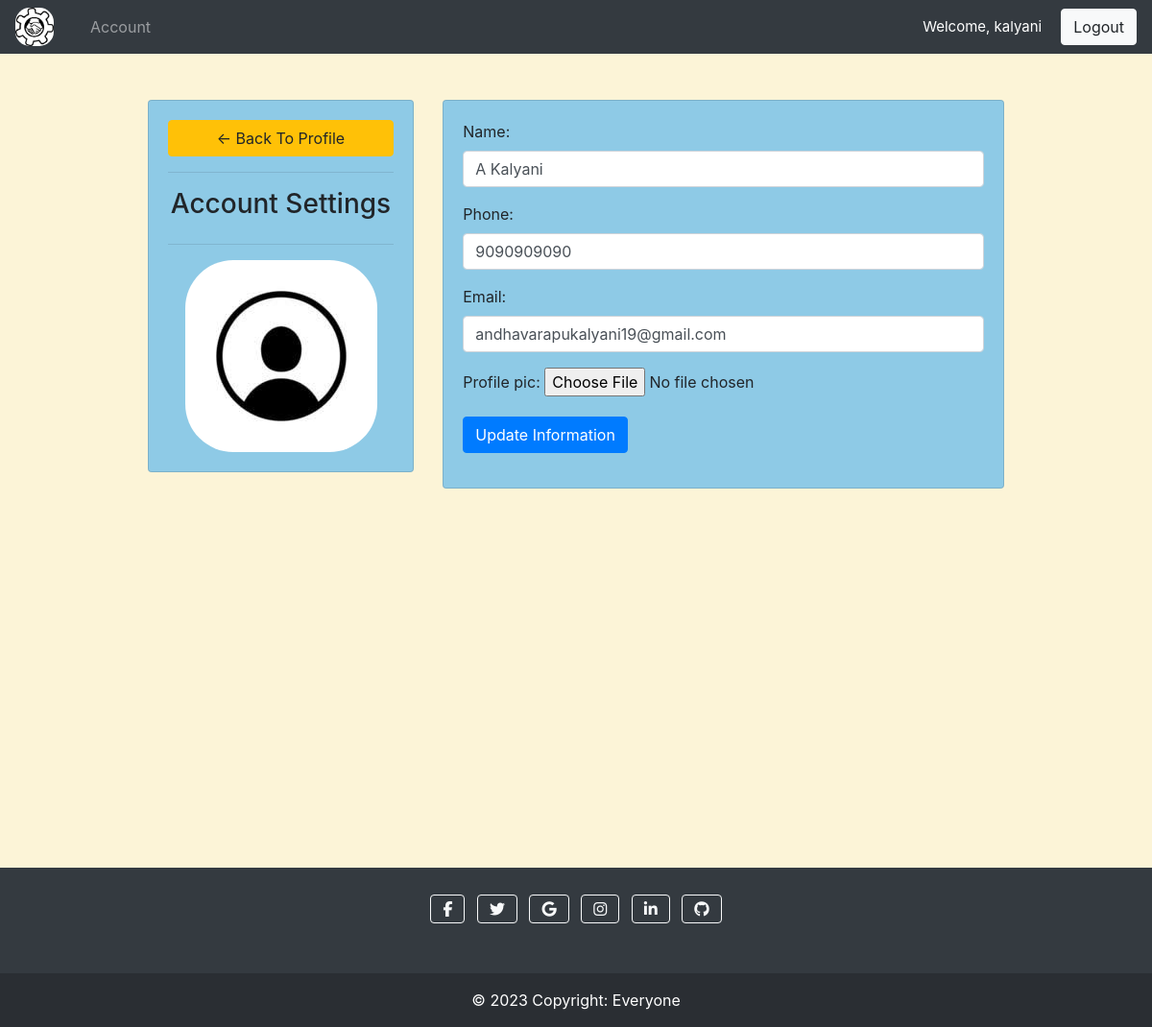
Screenshot of /account/ (signed in) with the database file from the repository.
### accounts/models.py (models this page shows, shortened)
class Customer(models.Model):
    user= models.OneToOneField(User, null= True,blank= True,on_delete=models.CASCADE)
    name= models.CharField(max_length=200, null= True)
    phone= models.CharField(max_length=200, null= True)
    email= models.CharField(max_length=200, null= True)
    profile_pic= models.ImageField(null=True, blank=True)
    date_created= models.DateTimeField(auto_now_add=True, null= True)

### accounts/decorators.py (the view)
        def wrapper_func(request, *args, **kwargs):
            group= None
            if(request.user.groups.exists()):
                group= request.user.groups.all()[0].name
            if group in allowed_roles:
                return view_func(request, *args, **kwargs)
            else:
                return HttpResponse("You are visiting a Restriced Page")

### accounts/forms.py
class CustomerForm(ModelForm):
    class Meta:
        model = Customer
        fields= '__all__'
        exclude= ['user']
        widgets={
            'name': forms.TextInput(attrs={'class': 'form-control'}),
            'phone': forms.TextInput(attrs={'class': 'form-control'}),
            'email': forms.EmailInput(attrs={'class': 'form-control'}),
        }

### accounts/views.py (called while the page is built)
@login_required(login_url='login')
@allowed_user(allowed_roles=['customer'])
def accountSettings(request):
    customer= request.user.customer
    form= CustomerForm(instance=customer)
    if(request.method=="POST"):
        form= CustomerForm(request.POST, request.FILES, instance=customer)
        if(form.is_valid):
            form.save()
            return redirect('account')
    context={'form':form}
    return render(request, 'accounts/account_settings.html', context)

### accounts/templates/accounts/account_settings.html (shortened to what this page needs)
{% extends 'accounts/main.html' %}
{% load static %}
{% block content %}
    <br>
    <div class="row d-flex justify-content-center" >
        <div class="col-md-3" style="">
            <div class="card card-body" style="background-color:#8ecae6; min-wdith:270px;">
                <a href="{% url 'home' %}" class="btn btn-warning">&#8592; Back To Profile</a>
                <hr>
                <h3 style="text-align: center;"> Account Settings</h3>
                <hr>
                {% if request.user.customer.profile_pic %}
                    <img src="{{request.user.customer.profile_pic.url}}" class="profile-pic" style="width:auto;">
                {% else %}
                    <img src="{% static 'images/default.jpg' %}"  class="profile-pic">
                {% endif %}
            </div>
        </div>
        <div class="col-md-6" >
            <div class="card card-body" style="background-color:#8ecae6;">
                <form method="POST" enctype="multipart/form-data" class='form-group'>
                    {{form.as_p}}
                    <input type="submit" value="Update Information" class="btn btn-primary">
                </form>
            </div>
        </div>
    </div>
{% endblock content %}

### accounts/templates/accounts/navbar.html (shortened to what this page needs)
{% load static %}
<dark class="navbar navbar-expand-lg navbar-dark bg-dark">
    <img src="{% static '/images/icon.png' %}" style="width:40px; border-radius:15px; margin-right:30px;"></img>
    <div class="collapse navbar-collapse" id="navbarNav">
      <ul class="navbar-nav">
        {% if request.user.is_staff %}
          <li class="nav-item active">
            <a class="nav-link" href="{% url 'home' %}">Dashboard</a>
          </li>
          <li class="nav-item">
            <a class="nav-link" href="{% url 'products' %}">Products</a>
          </li>
        {% else %}
        <li class="nav-item">
          <a class="nav-link" href="{% url 'account' %}">Account</a>
        </li>
        {% endif %}
      </ul>
    </div>
    <span id="hello-msg">Welcome, {{request.user}}</span>
    <span><a href="{% url 'logout' %}" class="btn btn-light" >Logout</a></span>
  </dark>

### accounts/templates/accounts/main.html (style rules this page uses)
* { margin: 0; padding: 0; box-sizing: border-box; }
body { background-color: #fcf4d7; }

### accounts/templates/accounts/navbar.html (style rules this page uses)
#hello-msg { color: #fff; padding-right: 20px; font-size: 15px; }

### accounts/templates/accounts/account_settings.html (style rules this page uses)
.profile-pic { max-width: 90%; max-height: 90%; margin: 0 auto; border-radius: 50px; }

### rows the page displays
Customer: name "A Kalyani", phone "9090909090", email "andhavarapukalyani19@gmail.com"

### other values shown
{{ request.user }} "kalyani"
